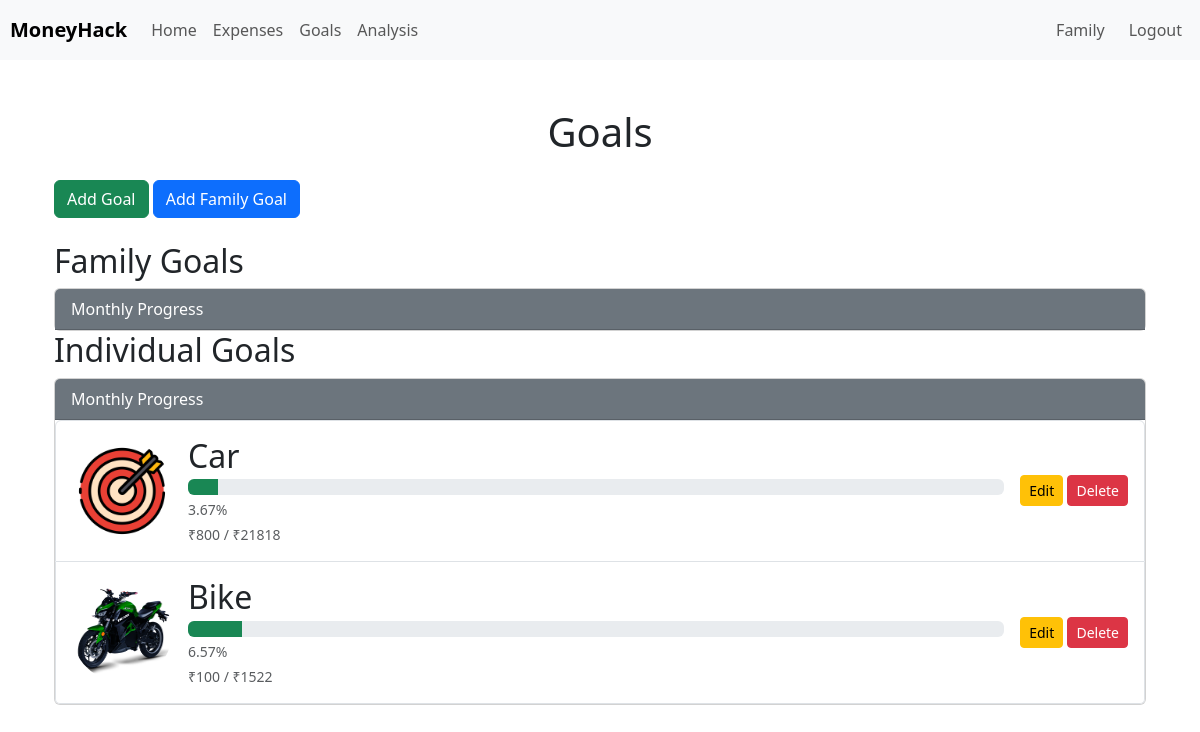
/goals/ (signed in), run on an earlier commit of the app's database.
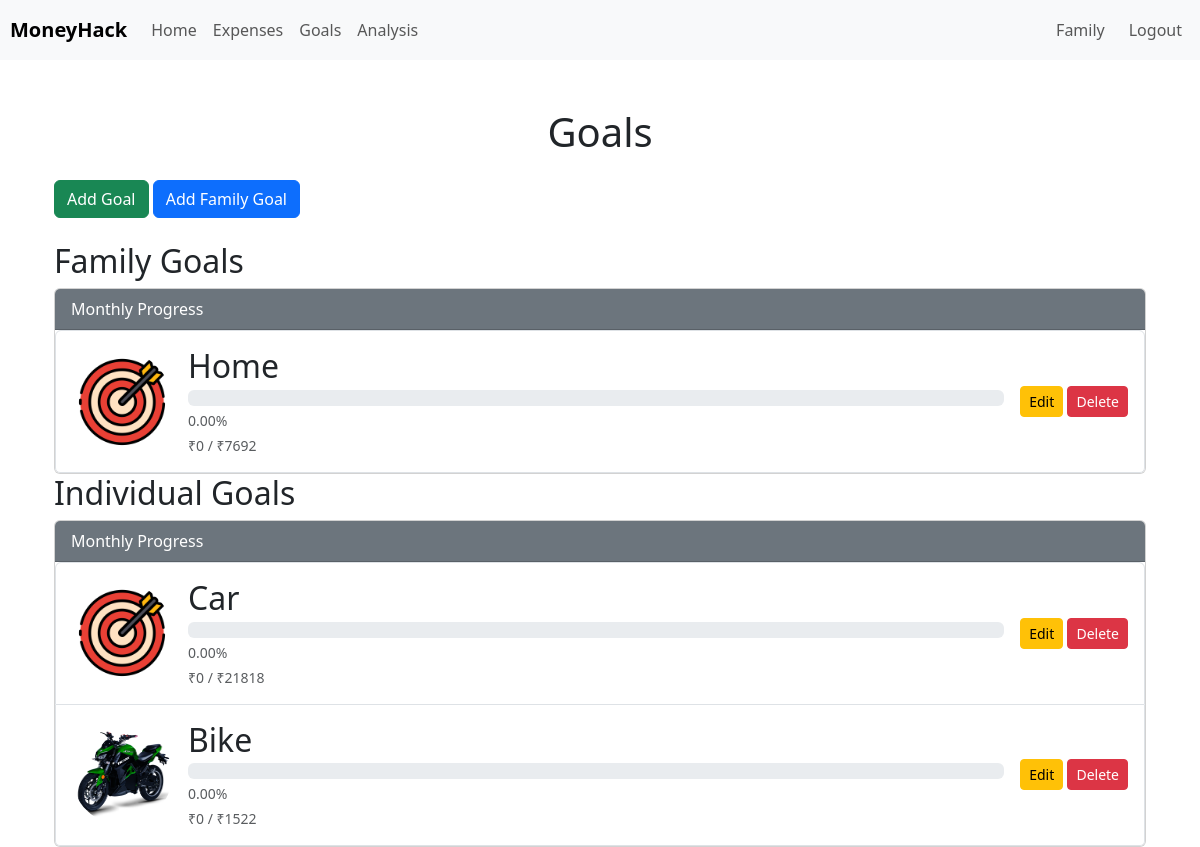
And on a later commit of the database.
### goals/models.py (models this page shows, shortened)
class Goal(models.Model):
    user = models.ForeignKey(User, on_delete=models.CASCADE, null=True, blank=True)
    title = models.CharField(max_length=200)
    target_amount = models.DecimalField(max_digits=10, decimal_places=2)
    weightage = models.DecimalField(
        max_digits=5,
        decimal_places=3,
        validators=[
            MinValueValidator(Decimal('0')),
            MaxValueValidator(Decimal('100'))
        ],
        help_text="Discount percentage (0-100)",
        default=0
    )
    due_date = models.DateField()
    icon = models.ImageField(upload_to='goal_icons/', default='../static/images/default_goal.png', null=True, blank=True)

class FamilyGoal(models.Model):
    family = models.ForeignKey(Family, on_delete=models.CASCADE)
    title = models.CharField(max_length=200)
    target_amount = models.DecimalField(max_digits=10, decimal_places=2)
    weightage = models.DecimalField(
        max_digits=5,
        decimal_places=3,
        validators=[
            MinValueValidator(Decimal('0')),
            MaxValueValidator(Decimal('100'))
        ],
        help_text="Discount percentage (0-100)",
        default=0
    )
    due_date = models.DateField()
    icon = models.ImageField(upload_to='goal_icons/', default='../static/images/default_goal.png', null=True, blank=True)

### goals/views.py (the view)
# urls.py: path('', views.goals, name='goals'),
@login_required
def goals(request):
    goals = Goal.objects.filter(user=request.user)
    family_goals = FamilyGoal.objects.filter(family__admins=request.user)
    now = timezone.now()
    start_of_month = now.replace(day=1, hour=0, minute=0, second=0, microsecond=0)
    end_of_month = (start_of_month + timedelta(days=32)).replace(day=1) - timedelta(seconds=1)
    total_income = Transaction.objects.filter(
        user=request.user,
        date__gte=start_of_month,
        date__lte=end_of_month,
        transaction_type='incoming'
    ).aggregate(total=Sum('amount'))['total'] or 0
    total_expenses = Transaction.objects.filter(
        user=request.user,
        date__gte=start_of_month,
        date__lte=end_of_month,
        transaction_type='outgoing'
    ).aggregate(total=Sum('amount'))['total'] or 0
    total_savings = total_income - total_expenses
    for goal in goals:
        months_remaining = (goal.due_date.year - now.year) * 12 + goal.due_date.month - now.month
        if months_remaining > 0:
            goal.monthly_target = goal.target_amount / months_remaining
        else:
            goal.monthly_target = goal.target_amount  # If due date is in the past or current month
    for family_goal in family_goals:
        months_remaining = (family_goal.due_date.year - now.year) * 12 + family_goal.due_date.month - now.month
        if months_remaining > 0:
            family_goal.monthly_target = family_goal.target_amount / months_remaining
        else:
            family_goal.monthly_target = family_goal.target_amount  # If due date is in the past or current month
    total_weightage = Goal.objects.filter(user=request.user).aggregate(total=Sum('weightage'))['total'] or 0
    if request.method == 'POST':
        if 'add_goal' in request.POST:
            form = GoalForm(request.POST, request.FILES)
            if form.is_valid():
                if form.cleaned_data.get('weightage') + total_weightage > 100:
                    messages.error(request, 'The total weightage of all goals cannot exceed 100%.')
                    return redirect('goals')
                goal = form.save(commit=False)
                goal.user = request.user
                goal.save()
                return redirect('goals')
            else:
                for field, errors in form.errors.items():
                    for error in errors:
                        messages.error(request, f"Error in {field}: {error}")
        elif 'add_family_goal' in request.POST:
            family_form = FamilyGoalForm(request.POST, request.FILES)
            if family_form.is_valid():
                family_goal = family_form.save(commit=False)
                try:
                    family_goal.family = request.user.family_admin.family
                except User.family_admin.RelatedObjectDoesNotExist:
                    messages.error(request, 'You are not an admin of any family.')
                    return redirect('goals')
                family_goal.save()
                return redirect('goals')
            else:
                for field, errors in family_form.errors.items():
                    for error in errors:
                        messages.error(request, f"Error in {field}: {error}")
    else:
        form = GoalForm()
        family_form = FamilyGoalForm()
    return render(request, 'goals.html', {
        'goals': goals,
        'family_goals': family_goals,
        'form': form,
        'family_form': family_form,
        'current_savings': total_savings
    })

### templates/goals.html (shortened to what this page needs)
{% extends "base.html" %}
{% load static %}
{% block content %}
{% load mathfilters %}
<div class="container mt-5">
    <div class="col-md-12">
        <h1 class="text-center mb-4">Goals</h1>
        <button class="btn btn-success mb-4" type="button" data-bs-toggle="collapse" data-bs-target="#addGoalForm" aria-expanded="false" aria-controls="addGoalForm">
            Add Goal
        </button>
        {% if user.member_of_family.exists or user.admin_of_family.exists %}
        <button class="btn btn-primary mb-4" type="button" data-bs-toggle="collapse" data-bs-target="#addFamilyGoalForm" aria-expanded="false" aria-controls="addFamilyGoalForm">
            Add Family Goal
        </button>
        {% endif %}
        {% if user.member_of_family.exists or user.admin_of_family.exists %}
        <h2>Family Goals</h2>
        <div class="card">
            <div class="card-header bg-secondary text-white">
                Monthly Progress
            </div>
            <div class="list-group">
                {% for goal in family_goals %}
                <div class="list-group-item p-3">
                    <div class="d-flex align-items-center">
                        {% if goal.icon %}
                        <img src="{{ goal.icon.url }}" alt="{{ goal.title }} icon" class="goal-icon rounded-circle me-3" style="width: 100px; height: 100px;" />
                        {% else %}
                        <img src="{% static 'images/default_goal.png' %}" alt="Default icon" class="goal-icon rounded-circle me-3" style="width: 100px; height: 100px;" />
                        {% endif %}
                        <div class="flex-grow-1 me-3">
                            <h2 class="mb-1">{{goal.title}}</h2>
                            {% with progress=current_savings|mul:goal.weightage|div:goal.monthly_target%}
                            <div class="progress">
                            </div>
                            <small class="text-muted mt-1 d-block">{{ progress|floatformat:2 }}%</small>
                            <small class="text-muted mt-1 d-block">₹{{ current_savings|mul:goal.weightage|div:100|floatformat:0 }} / ₹{{ goal.monthly_target|floatformat:0 }}</small>
                            {% endwith %}
                        </div>
                        <div>
                            <a href="{% url 'edit_family_goal' goal.id %}" class="btn btn-warning btn-sm">Edit</a>
                            <a href="{% url 'delete_family_goal' goal.id %}" class="btn btn-danger btn-sm">Delete</a>
                        </div>
                    </div>
                </div>
                {% endfor %}
            </div>
        </div>
        {% endif %}
        <h2>Individual Goals</h2>
        <div class="card">
            <div class="card-header bg-secondary text-white">
                Monthly Progress
            </div>
            <div class="list-group">
                {% for goal in goals %}
                <div class="list-group-item p-3">
                    <div class="d-flex align-items-center">
                        {% if goal.icon %}
                        <img src="{{ goal.icon.url }}" alt="{{ goal.title }} icon" class="goal-icon rounded-circle me-3" style="width: 100px; height: 100px;" />
                        {% else %}
                        <img src="{% static 'images/default_goal.png' %}" alt="Default icon" class="goal-icon rounded-circle me-3" style="width: 100px; height: 100px;" />
                        {% endif %}
                        <div class="flex-grow-1 me-3">
                            <h2 class="mb-1">{{goal.title}}</h2>
                            {% with progress=current_savings|mul:goal.weightage|div:goal.monthly_target%}
                            <div class="progress">
                                <div class="progress-bar bg-success" role="progressbar" data-progress="{{ progress }}" style="width: 0%;" aria-valuenow="{{ progress }}" aria-valuemin="0" aria-valuemax="100"></div>
                            </div>
                            <small class="text-muted mt-1 d-block">{{ progress|floatformat:2 }}%</small>
                            <small class="text-muted mt-1 d-block">₹{{ current_savings|mul:goal.weightage|div:100|floatformat:0 }} / ₹{{ goal.monthly_target|floatformat:0 }}</small>
                            {% endwith %}
                        </div>
                        <div>
                            <a href="{% url 'edit_goal' goal.id %}" class="btn btn-warning btn-sm">Edit</a>
                            <a href="{% url 'delete_goal' goal.id %}" class="btn btn-danger btn-sm">Delete</a>
                        </div>
                    </div>
                </div>
                {% endfor %}
            </div>
        </div>
    </div>
</div>
{% endblock %}

### templates/base.html (shortened to what this page needs)
{% load static %}
<!DOCTYPE html>
<html lang="en">
<head>
    <link href="https://cdn.jsdelivr.net/npm/bootstrap@5.3.3/dist/css/bootstrap.min.css" rel="stylesheet">
    <link href="{% static 'css/styles.css' %}" rel="stylesheet">
    <link href="https://cdnjs.cloudflare.com/ajax/libs/font-awesome/5.15.4/css/all.min.css" rel="stylesheet">
</head>
<body>
    {% include "navbar.html" %}
    <div class="container mt-5">
        {% block content %}
        {% endblock %}
    </div>
</body>
</html>

### templates/navbar.html (shortened to what this page needs)
<nav class="navbar navbar-expand-lg navbar-light bg-light" style="padding: 10px;">
    <a class="navbar-brand" href="{% url 'home' %}" style="font-weight: bold">MoneyHack</a>
    <div class="collapse navbar-collapse" id="navbarNav">
        <ul class="navbar-nav me-auto">
            <li class="nav-item active">
                <a class="nav-link" href="{% if user.is_authenticated %} {% url 'expenses' %} {% else %} {% url 'home' %} {% endif %}">Home</a>
            </li>
            <li class="nav-item">
                <a class="nav-link" href="{% url 'expenses' %}">Expenses</a>
            </li>
            <li class="nav-item">
                <a class="nav-link" href="{% url 'goals' %}">Goals</a>
            </li>
            <li class="nav-item">
                <a class="nav-link" href="{% url 'analytics' %}">Analysis</a>
            </li>
        </ul>
        <ul class="navbar-nav ms-auto">
            {% if user.is_authenticated %}
            <li class="nav-item">
                <a class="nav-link" href="{% url 'family' %}">Family</a>
            </li>
            <li class="nav-item">
                <a class="nav-link btn btn-outline-danger ms-2" href="{% url 'logout' %}">Logout</a>
            </li>
            {% endif %}
        </ul>
    </div>
</nav>

What changed in the data, as far as the page shows it:
added FamilyGoal: icon (placeholder picture), title "Home", progress "0.00", weightage "0", monthly_target "7692"
computed for Goal "Car": progress "3.67" → "0.00"; weightage "800" → "0"
computed for Goal "Bike": progress "6.57" → "0.00"; weightage "100" → "0"
